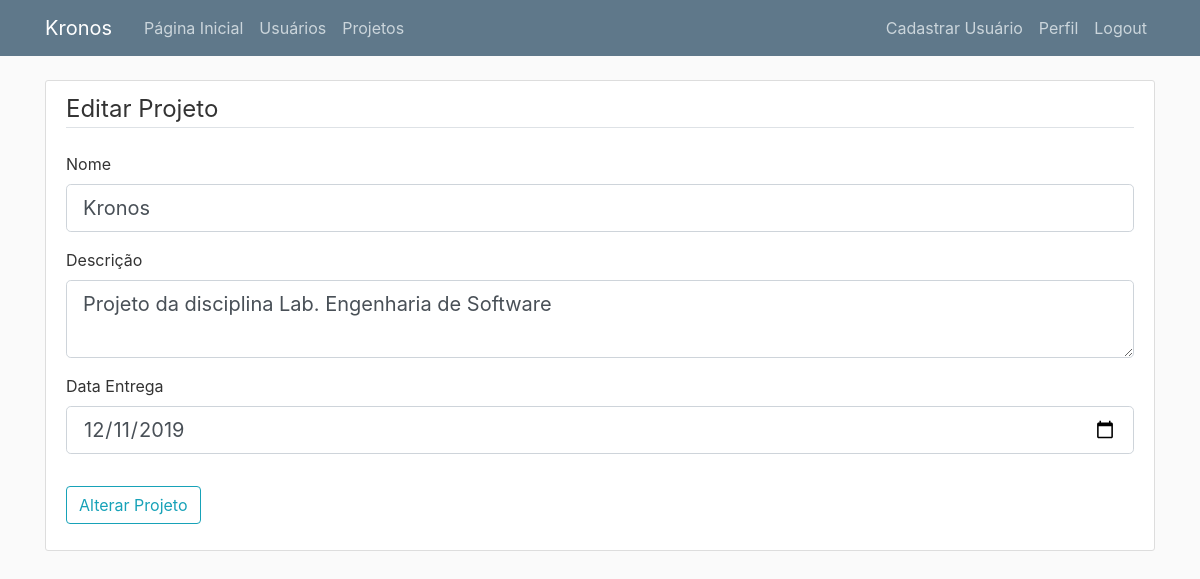
The app's page /editar_projeto/1 (signed in), older data.
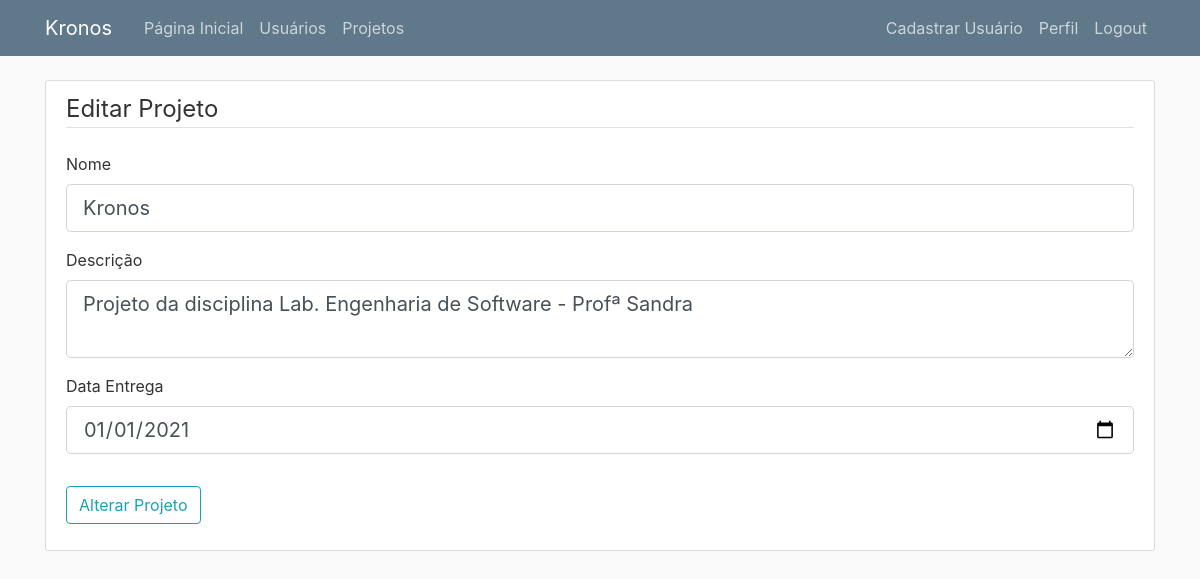
The same page, newer data.
### kronos/models.py (models this page shows, shortened)
class Projeto(db.Model):
    __tablename__ = 'projetos'
    id = db.Column(db.Integer, primary_key=True)
    nome = db.Column(db.String(50), nullable=False)
    descricao = db.Column(db.Text)
    data_inicio = db.Column(Data, nullable=False, default=datetime.utcnow)
    data_entrega = db.Column(Data, nullable=False)
    total_horas = db.Column(db.Integer, nullable=False, default=0)
    registros = db.relationship('RegistroHoras', backref='projeto', lazy=True)

### kronos/routes.py (the view)
@app.route('/editar_projeto/<int:projeto_id>', methods=['GET', 'POST'])
@login_required
def editar_projeto(projeto_id):
    projeto = Projeto.query.get_or_404(projeto_id)
    form = FormEditarProjeto()
    if form.validate_on_submit():
        projeto.nome = form.nome.data
        projeto.descricao = form.descricao.data
        projeto.data_entrega = form.data_entrega.data
        db.session.commit()
        flash(f'Projeto {projeto.nome} atualizado com sucesso!', 'success')
        return redirect(url_for('projetos'))
    elif request.method == 'GET':
        form.nome.data = projeto.nome
        form.descricao.data = projeto.descricao
        form.data_entrega.data = projeto.data_entrega
    return render_template('editar_projeto.html', titulo='Editar Projeto', form=form)

### kronos/forms.py (shortened to what this page needs)
class FormEditarProjeto(FlaskForm):
    nome = StringField('Nome', validators=[DataRequired(), Length(min=2, max=50)])
    descricao = TextAreaField('Descrição')
    data_entrega = DateField('Data Entrega', validators=[DataRequired()], format='%Y-%m-%d')
    registrar = SubmitField('Alterar Projeto')

### kronos/models.py (called while the page is built)
@login_manager.user_loader
def load_user(usuario_id):
    return Usuario.query.get(int(usuario_id))

### kronos/templates/editar_projeto.html (shortened to what this page needs)
{% extends "base.html" %}
{% block content %}
<div class="content-section">
    <form method="POST" action="">
        <fieldset class="form-group">
            <legend class="border-bottom mb-4">Editar Projeto</legend>
            <div class="form-group">
                {{ form.nome.label(class="form-control-label") }}
                {% if form.nome.errors %}
                    {{ form.nome(class="form-control form-control-lg is-invalid") }}
                    <div class="invalid-feedback">
                        {% for error in form.nome.errors %}
                            <span>{{ error }}</span>
                        {% endfor %}
                    </div>
                {% else %}
                    {{ form.nome(class="form-control form-control-lg") }}
                {% endif %}
            </div>
            <div class="form-group">
                {{ form.descricao.label(class="form-control-label") }}
                {% if form.descricao.errors %}
                    {{ form.descricao(class="form-control form-control-lg is-invalid") }}
                    <div class="invalid-feedback">
                        {% for error in form.descricao.errors %}
                            <span>{{ error }}</span>
                        {% endfor %}
                    </div>
                {% else %}
                    {{ form.descricao(class="form-control form-control-lg") }}
                {% endif %}
            </div>
            <div class="form-group">
                {{ form.data_entrega.label(class="form-control-label") }}
                {% if form.data_entrega.errors %}
                    {{ form.data_entrega(class="form-control form-control-lg is-invalid") }}
                    <div class="invalid-feedback">
                        {% for error in form.data_entrega.errors %}
                            <span>{{ error }}</span>
                        {% endfor %}
                    </div>
                {% else %}
                    {{ form.data_entrega(class="form-control form-control-lg") }}
                {% endif %}
            </div>
        </fieldset>
        <div class="form-group">
            {{ form.registrar(class="btn btn-outline-info") }}
        </div>
    </form>
</div>
{% endblock content %}

Row changes from the older to the newer data that the page shows:
changed Projeto "Kronos": descricao "Projeto da disciplina Lab. Engenharia de Software" → "Projeto da disciplina Lab. Engenharia de Software - Profª Sandra"; data_entrega "12/11/2019" → "01/01/2021"
